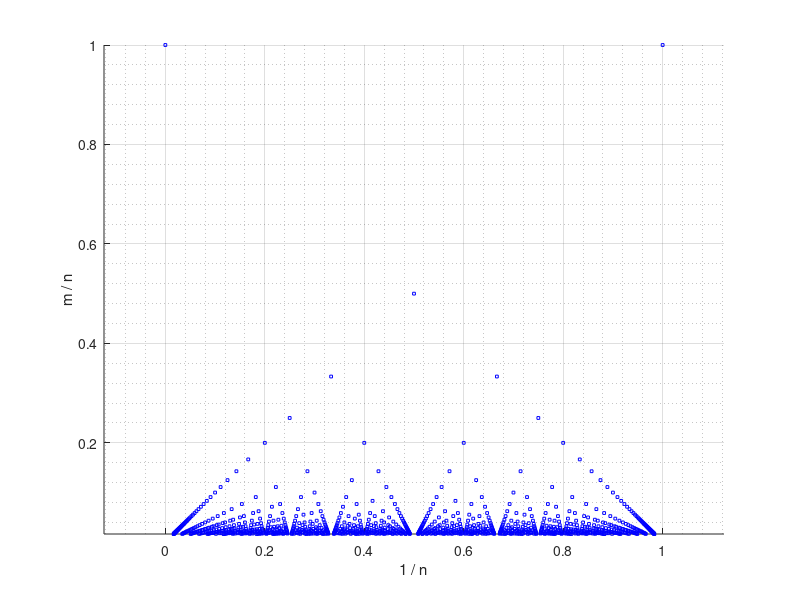

Reproduce this figure in MATLAB.
clear;

% Plots scatter plot of x = m / n, y = 1 / n, with gcd(m, n) = 1
% Pattern of straight line can be visible
% which is in fact square representation of Farey numbers
% See Chapter 1 of A. Hatcher, Topology of Numbers

N = 60; % >= 2

numerators = [0 1 zeros(1, N - 2)];
denominators = [1 1 zeros(1, N - 2)];

for d = 2:N
  ns = [];
  ds = [];
  for j = 1:d - 1
    if (gcd(j, d) == 1)
      ns = [ns j];
      ds = [ds d];
    endif
  endfor
  numerators(end + 1, :) = [ns zeros(1, N - length(ns))];
  denominators(end + 1, :) = [ds zeros(1, N - length(ds))];
endfor

scatter(numerators ./ denominators, 1 ./ denominators, 4, "b", "s");

xlabel("1 / n");
ylabel("m / n");

axis equal;
grid on;
grid minor;
